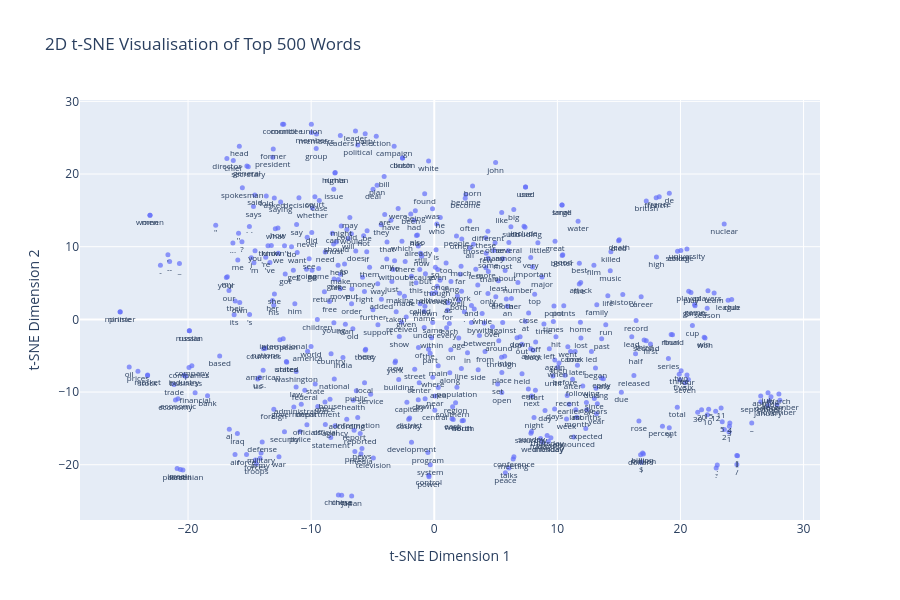

Source (notebook cell):
### Markdown cell above
### Visualising Embeddings with t-SNE

Word embeddings exist in high-dimensional space (100 dimensions in our case). To visualise them, we use t-SNE (t-distributed Stochastic Neighbor Embedding) to reduce to 2D while preserving local structure.

### Code cell
#@title Visualise Embeddings in 2D

# Get top 500 most frequent words
top_words = model.index_to_key[:500]
embeddings = np.asarray([model.get_vector(word) for word in top_words])

# Reduce to 2D with t-SNE
tsne = TSNE(n_components=2, random_state=42, perplexity=30)
reduced_embeddings = tsne.fit_transform(embeddings)

# Create interactive plot
fig = go.Figure(data=[go.Scatter(
    x=reduced_embeddings[:, 0],
    y=reduced_embeddings[:, 1],
    mode='markers+text',
    text=top_words,
    textposition="bottom center",
    marker=dict(size=5, opacity=0.7),
    textfont=dict(size=8)
)])

fig.update_layout(
    title='2D t-SNE Visualisation of Top 500 Words',
    xaxis_title='t-SNE Dimension 1',
    yaxis_title='t-SNE Dimension 2',
    height=600
)

fig.show()

### Figure 1 — Plotly figure (JSON) as saved in the notebook; plotly's stock layout.template omitted (floating-point values rounded to 4 significant figures; data arrays with more than 128 entries replaced by an {"elided": "..."} marker saying what was removed)
{"data": [{"marker": {"opacity": 0.7, "size": 5}, "mode": "markers+text", "text": {"elided": "500 str values"}, "textfont": {"size": 8}, "textposition": "bottom center", "type": "scatter", "x": {"elided": "500 float values"}, "y": {"elided": "500 float values"}}], "layout": {"height": 600, "title": {"text": "2D t-SNE Visualisation of Top 500 Words"}, "xaxis": {"title": {"text": "t-SNE Dimension 1"}}, "yaxis": {"title": {"text": "t-SNE Dimension 2"}}}}
